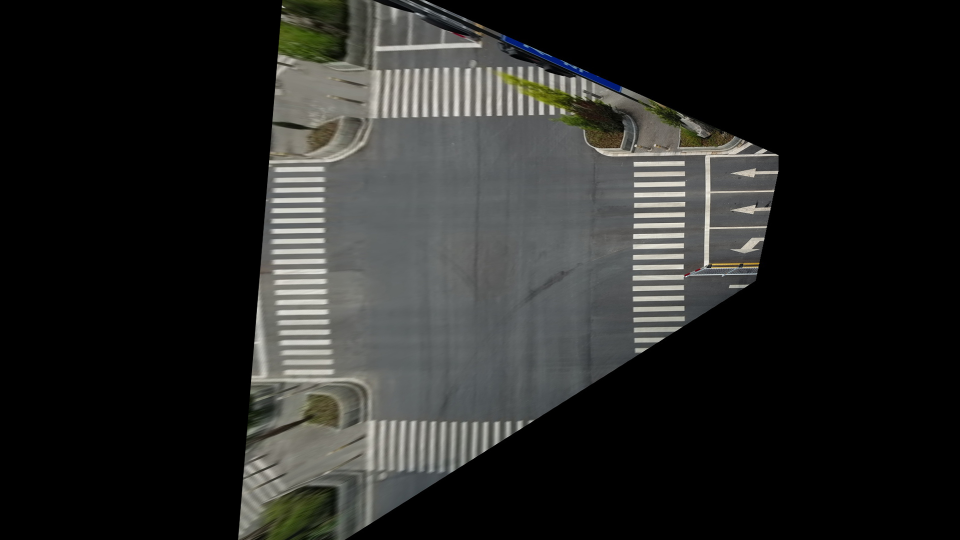
#> input picture src/semantic_detector/E_PS.jpg, 1920 x 1080 px, given in place of West_1080.jpg, which was not available (shown at 1/2 size)
$ python stitch_by_hand.py
#> lines starting #> are read from the running program, lines starting #| are printed output that depends on the picture; pictures that were not available may be replaced by others from this repository, and a replacement may not be noted
import cv2
import imutils
import numpy as np

drawing = False  # true if mouse is pressed
src_x, src_y = -1, -1
dst_x, dst_y = -1, -1

src_list = []
dst_list = []


# Выделение точек на изображении src
# [41 lines left out: functions select_points_src, select_points_dst, get_plan_view, clear_image, not called in this run]


# Инициализация двух начальных изображений
def image_initialization(path_one, path_two):
  print('Images initialization')
  src_image = cv2.resize(cv2.imread(path_one, -1), (1280, 720))
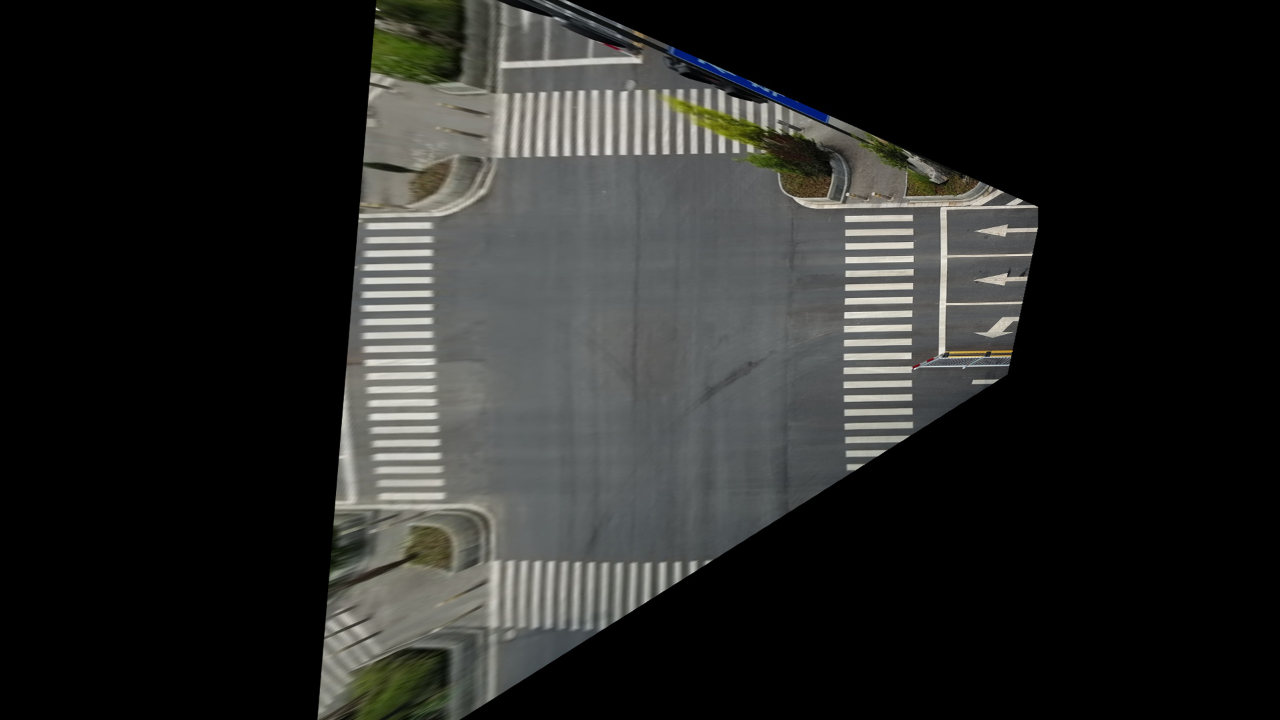
#> src_image: shape (720, 1280, 3); mean B, G, R 37.5, 39.2, 38.6
  src_image = imutils.rotate(src_image, angle=-90)
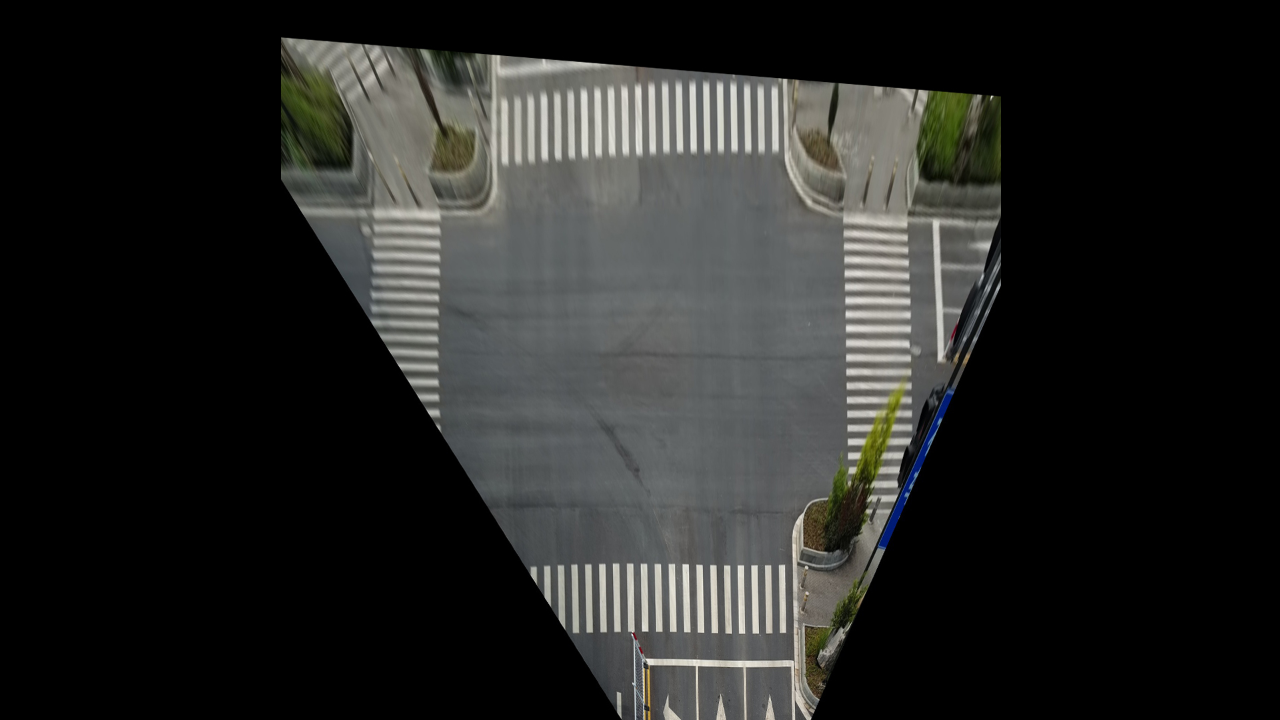
#> src_image: shape (720, 1280, 3); mean B, G, R 37, 38.7, 38.1
  src_copy = src_image.copy()
  cv2.namedWindow('src')
  cv2.moveWindow("src", 80, 80)
  cv2.setMouseCallback('src', select_points_src)

  dst_image = cv2.resize(cv2.imread(path_two, -1), (1280, 720))
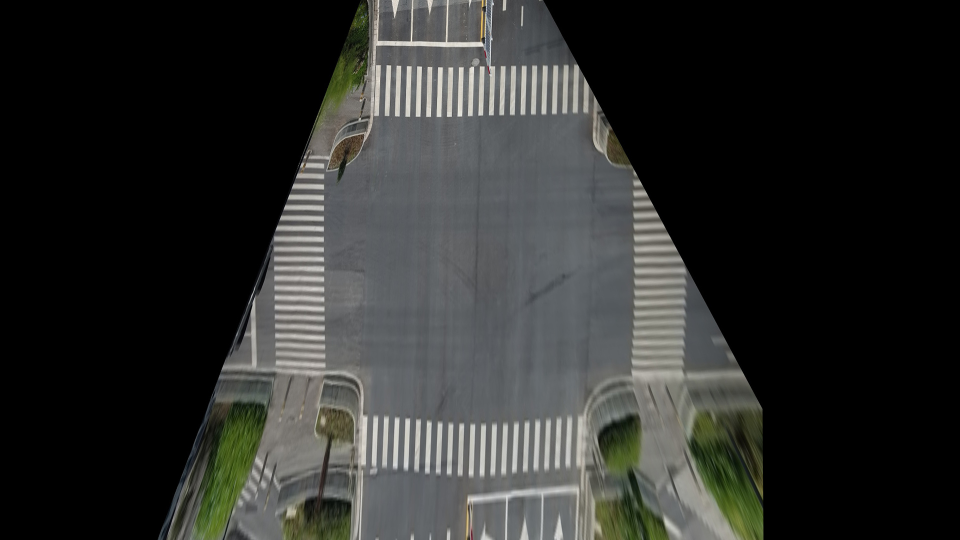
#> input picture src/semantic_detector/N_PS.jpg, 1920 x 1080 px, given in place of North_1080+East_1080+South_1080.jpg, which was not available (shown at 1/2 size)
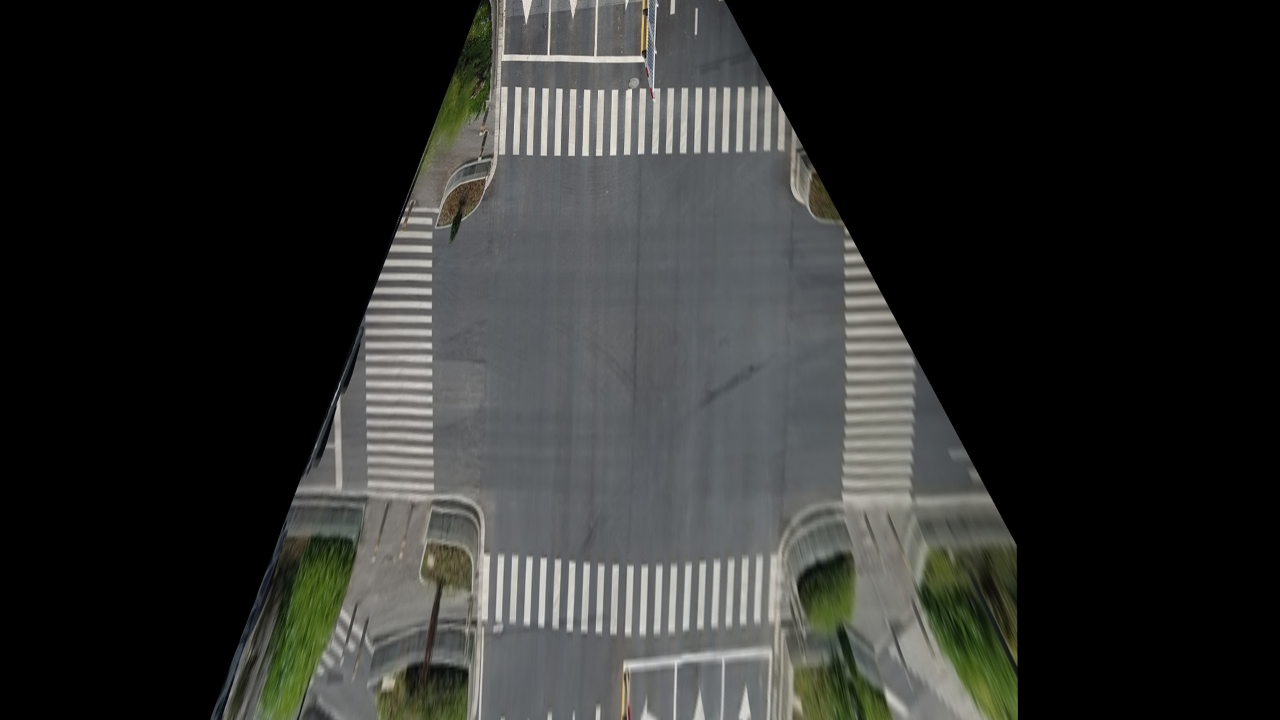
#> dst_image: shape (720, 1280, 3); mean B, G, R 44.3, 46.3, 45.2

  dst_copy = dst_image.copy()
  cv2.namedWindow('dst')
  cv2.moveWindow("dst", 780, 80)
  cv2.setMouseCallback('dst', select_points_dst)

  return src_copy, dst_copy, src_image, dst_image


# Сохранение точек выставленных вручную
# [58 lines left out: functions save_points_by_hand, save_points_static, merge_and_clearing, not called in this run]


# Метод отслеживания нажатий на картинку и отрисовка на них точек
def images_callback():
  cv2.setMouseCallback('src', select_points_src)
  cv2.setMouseCallback('dst', select_points_dst)


def start(path_img):
  """
  Клавиша 's' - сохранение нанесённых точек
  Клавиша 'h' - построение перспективного преобразования
  Клавиша 'm' - сшивание двух изображений (результат сохраняется в папку out)
  Клавиша 'e' - выход из программы
  """
  while 1:
    cv2.imshow('src', s_copy)
    cv2.imshow('dst', d_copy)
    k = cv2.waitKey(1) & 0xFF
#> (key e is pressed here)

    images_callback()
    if k == ord('s'):
      save_points_by_hand(s_copy, d_copy)
      #save_points_static()
    elif k == ord('h'):
      mPlan_view = get_plan_view(src_img, dst_img)
    elif k == ord('m'):
      merge_and_clearing(src_img, dst_img, name_of_stitching_file, path_img)
    elif k == ord('e'):
      break


path = '../resources/dataset/HomographyView/013---yancheng/'

image_two = 'North_1080+East_1080+South_1080.jpg'
image_one = 'West_1080.jpg'

full_path_one = path + image_one
full_path_two = path + image_two

name_of_stitching_file = image_one.partition('.')[0] + "+" + image_two.partition('.')[0]
s_copy, d_copy, src_img, dst_img = image_initialization(full_path_one, full_path_two)
start(path)
cv2.destroyAllWindows()
